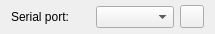
<?xml version="1.0" encoding="UTF-8"?>
<ui version="4.0">
 <class>SerialPortWidget</class>
 <widget class="QWidget" name="SerialPortWidget">
  <property name="geometry">
   <rect>
    <x>0</x>
    <y>0</y>
    <width>215</width>
    <height>34</height>
   </rect>
  </property>
  <property name="windowTitle">
   <string>Form</string>
  </property>
  <layout class="QHBoxLayout" name="horizontalLayout">
   <property name="topMargin">
    <number>0</number>
   </property>
   <property name="bottomMargin">
    <number>0</number>
   </property>
   <item>
    <widget class="QLabel" name="label">
     <property name="text">
      <string>Serial port:</string>
     </property>
    </widget>
   </item>
   <item>
    <widget class="QComboBox" name="serialPort"/>
   </item>
   <item>
    <widget class="QToolButton" name="refreshButton">
     <property name="text">
      <string/>
     </property>
     <property name="icon">
      <iconset resource="SensorViewer.qrc">
       <normaloff>:/res/refresh.svg</normaloff>:/res/refresh.svg</iconset>
     </property>
    </widget>
   </item>
  </layout>
 </widget>
 <resources>
  <include location="SensorViewer.qrc"/>
 </resources>
 <connections/>
</ui>
